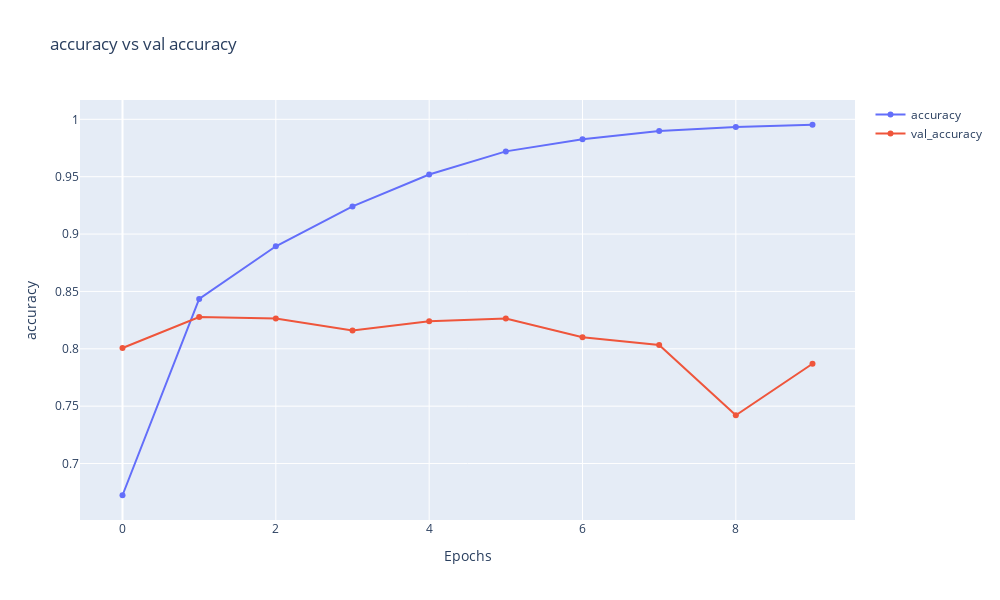
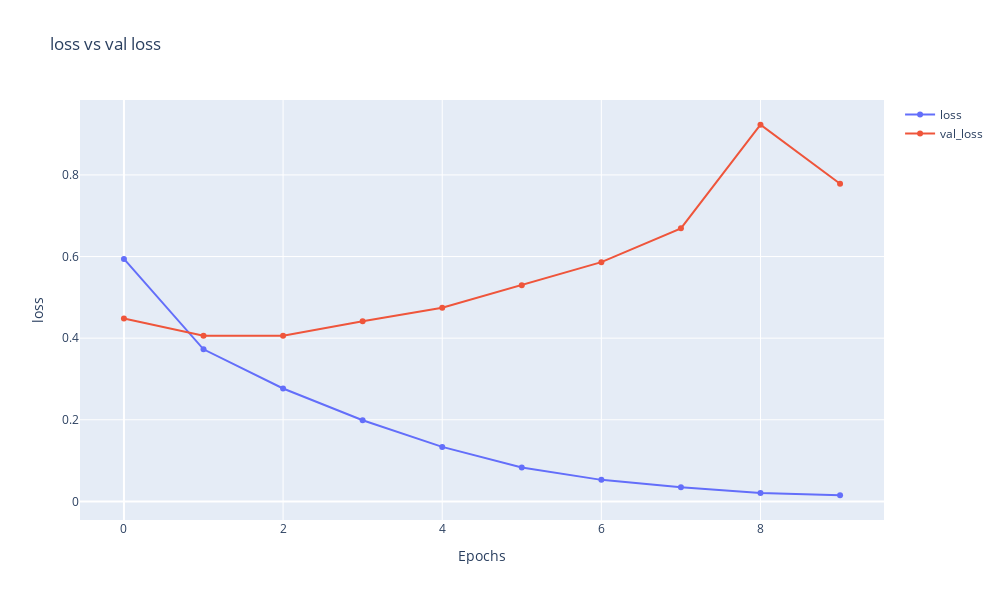

Source (notebook cell) for these figures, in order:
### Code cell
plot_hist(history)

### Figure 1 — Plotly figure (JSON) as saved in the notebook; plotly's stock layout.template omitted (floating-point values rounded to 4 significant figures)
{"data": [{"mode": "markers+lines", "name": "accuracy", "type": "scatter", "x": [0, 1, 2, 3, 4, 5, 6, 7, 8, 9], "y": [0.6724, 0.8434, 0.8893, 0.9241, 0.9519, 0.9721, 0.9826, 0.9898, 0.9932, 0.9953]}, {"mode": "markers+lines", "name": "val_accuracy", "type": "scatter", "x": [0, 1, 2, 3, 4, 5, 6, 7, 8, 9], "y": [0.8007, 0.8277, 0.8263, 0.816, 0.8239, 0.8263, 0.8101, 0.8033, 0.7421, 0.787]}], "layout": {"height": 600, "title": {"text": "accuracy vs val accuracy"}, "width": 1000, "xaxis": {"title": {"text": "Epochs"}}, "yaxis": {"title": {"text": "accuracy"}}}}

### Figure 2 — Plotly figure (JSON) as saved in the notebook; plotly's stock layout.template omitted (floating-point values rounded to 4 significant figures)
{"data": [{"mode": "markers+lines", "name": "loss", "type": "scatter", "x": [0, 1, 2, 3, 4, 5, 6, 7, 8, 9], "y": [0.5941, 0.3727, 0.2766, 0.1989, 0.1335, 0.08311, 0.0527, 0.03479, 0.02027, 0.01503]}, {"mode": "markers+lines", "name": "val_loss", "type": "scatter", "x": [0, 1, 2, 3, 4, 5, 6, 7, 8, 9], "y": [0.4479, 0.4059, 0.4059, 0.4412, 0.4746, 0.5298, 0.5862, 0.6692, 0.9229, 0.7785]}], "layout": {"height": 600, "title": {"text": "loss vs val loss"}, "width": 1000, "xaxis": {"title": {"text": "Epochs"}}, "yaxis": {"title": {"text": "loss"}}}}
